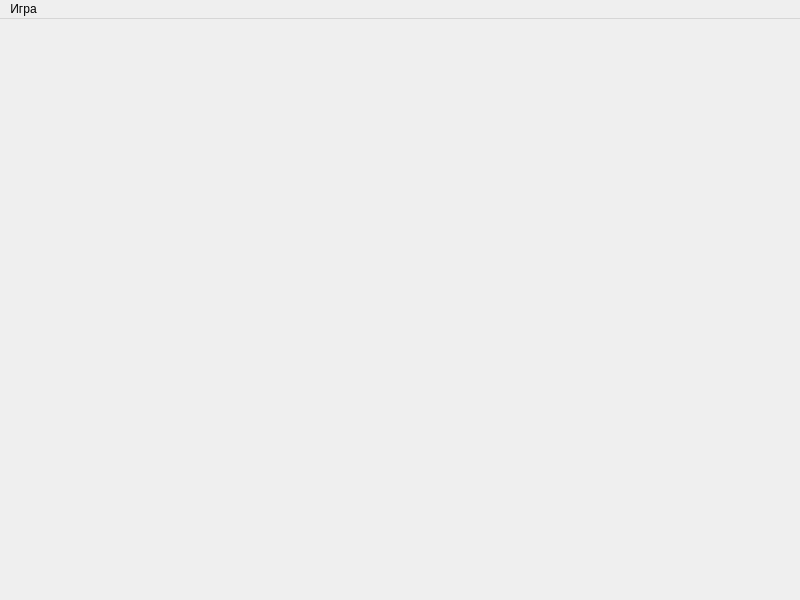
<?xml version="1.0" encoding="UTF-8"?>
<ui version="4.0">
 <class>MainWindow</class>
 <widget class="QMainWindow" name="MainWindow">
  <property name="geometry">
   <rect>
    <x>0</x>
    <y>0</y>
    <width>800</width>
    <height>600</height>
   </rect>
  </property>
  <property name="minimumSize">
   <size>
    <width>800</width>
    <height>600</height>
   </size>
  </property>
  <property name="maximumSize">
   <size>
    <width>800</width>
    <height>600</height>
   </size>
  </property>
  <property name="acceptDrops">
   <bool>false</bool>
  </property>
  <property name="windowTitle">
   <string>Solitaire</string>
  </property>
  <widget class="QWidget" name="centralwidget">
   <layout class="QVBoxLayout" name="verticalLayout">
    <property name="spacing">
     <number>0</number>
    </property>
    <property name="leftMargin">
     <number>0</number>
    </property>
    <property name="topMargin">
     <number>0</number>
    </property>
    <property name="rightMargin">
     <number>0</number>
    </property>
    <property name="bottomMargin">
     <number>0</number>
    </property>
    <item>
     <widget class="OpenGLWindow" name="widget" native="true"/>
    </item>
   </layout>
  </widget>
  <widget class="QMenuBar" name="menubar">
   <property name="geometry">
    <rect>
     <x>0</x>
     <y>0</y>
     <width>800</width>
     <height>22</height>
    </rect>
   </property>
   <widget class="QMenu" name="menu">
    <property name="title">
     <string>Игра</string>
    </property>
    <addaction name="action"/>
    <addaction name="action_3"/>
   </widget>
   <addaction name="menu"/>
  </widget>
  <action name="action">
   <property name="text">
    <string>Новая игра</string>
   </property>
  </action>
  <action name="action_3">
   <property name="text">
    <string>Выход</string>
   </property>
  </action>
 </widget>
 <customwidgets>
  <customwidget>
   <class>OpenGLWindow</class>
   <extends>QWidget</extends>
   <header>openglwindow.h</header>
   <container>1</container>
  </customwidget>
 </customwidgets>
 <resources/>
 <connections/>
</ui>
